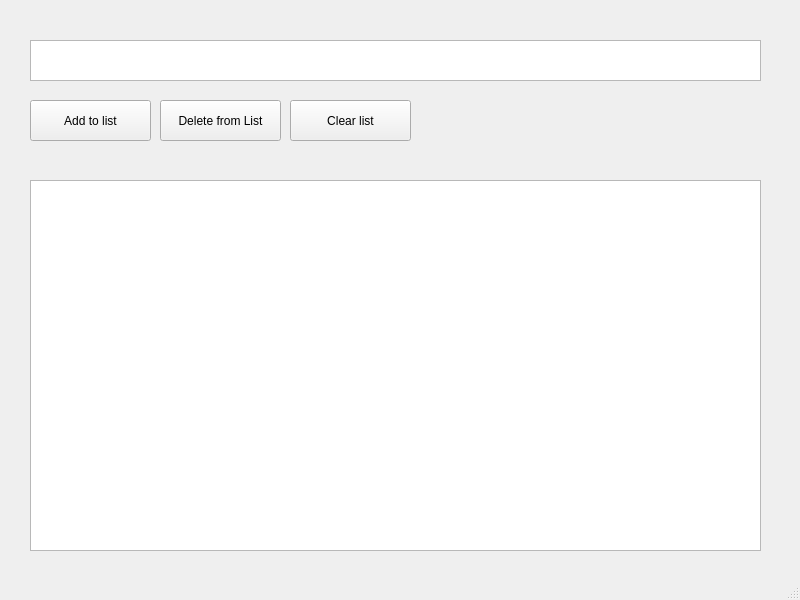
<?xml version="1.0" encoding="UTF-8"?>
<ui version="4.0">
 <class>MainWindow</class>
 <widget class="QMainWindow" name="MainWindow">
  <property name="geometry">
   <rect>
    <x>0</x>
    <y>0</y>
    <width>800</width>
    <height>600</height>
   </rect>
  </property>
  <property name="windowTitle">
   <string>TODOLIST</string>
  </property>
  <widget class="QWidget" name="centralwidget">
   <widget class="QTextEdit" name="textEdit">
    <property name="geometry">
     <rect>
      <x>30</x>
      <y>40</y>
      <width>731</width>
      <height>41</height>
     </rect>
    </property>
   </widget>
   <widget class="QPushButton" name="pushButtonAdd">
    <property name="geometry">
     <rect>
      <x>30</x>
      <y>100</y>
      <width>121</width>
      <height>41</height>
     </rect>
    </property>
    <property name="text">
     <string>Add to list</string>
    </property>
   </widget>
   <widget class="QPushButton" name="pushButton_delete">
    <property name="geometry">
     <rect>
      <x>160</x>
      <y>100</y>
      <width>121</width>
      <height>41</height>
     </rect>
    </property>
    <property name="text">
     <string>Delete from List</string>
    </property>
   </widget>
   <widget class="QPushButton" name="pushButton_clear">
    <property name="geometry">
     <rect>
      <x>290</x>
      <y>100</y>
      <width>121</width>
      <height>41</height>
     </rect>
    </property>
    <property name="text">
     <string>Clear list</string>
    </property>
   </widget>
   <widget class="QListWidget" name="listWidget">
    <property name="geometry">
     <rect>
      <x>30</x>
      <y>180</y>
      <width>731</width>
      <height>371</height>
     </rect>
    </property>
   </widget>
  </widget>
  <widget class="QMenuBar" name="menubar">
   <property name="geometry">
    <rect>
     <x>0</x>
     <y>0</y>
     <width>800</width>
     <height>26</height>
    </rect>
   </property>
  </widget>
  <widget class="QStatusBar" name="statusbar"/>
 </widget>
 <resources/>
 <connections/>
</ui>
